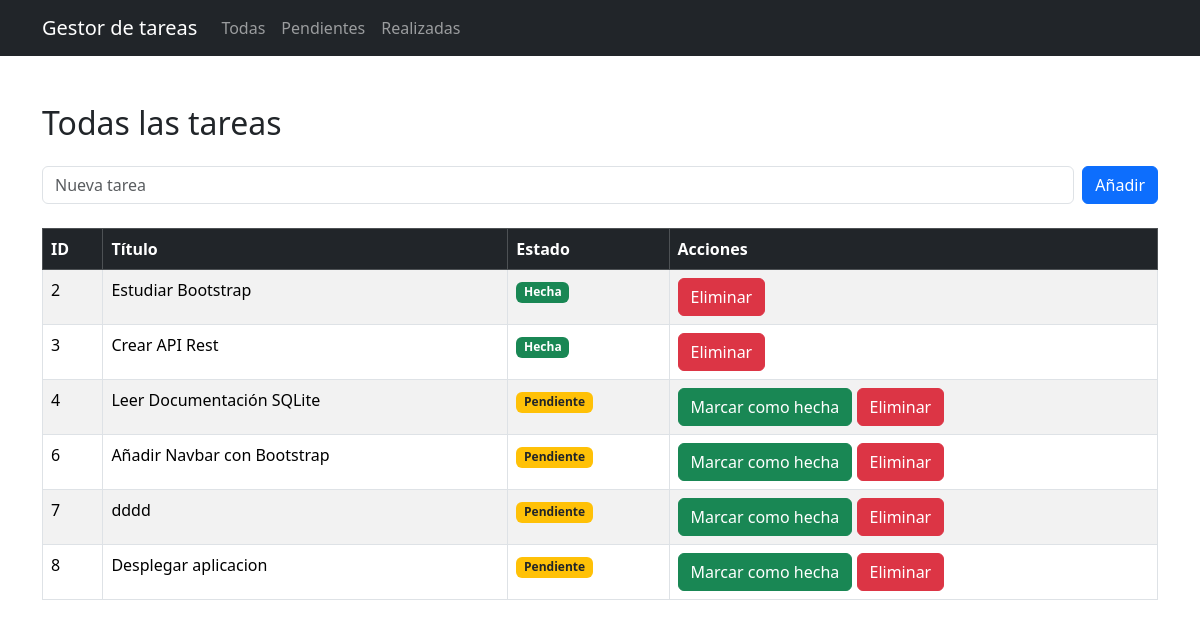
The page / on the database its author committed.
### tables this page shows
CREATE TABLE tarea (
    id INTEGER PRIMARY KEY AUTOINCREMENT,
    title TEXT NOT NULL,
    done BOOLEAN NOT NULL DEFAULT 0
);

### app.py (the view)
@app.route("/")
def index():
    conexion = obtener_conexion()
    tareas = conexion.execute("SELECT * FROM tarea").fetchall()
    conexion.close()
    return render_template("index.html",tareas=tareas,title="Todas las tareas")

### app.py (called while the page is built)
def obtener_conexion():
    conexion = sqlite3.connect("tareas.db")
    conexion.row_factory = sqlite3.Row
    return conexion

### templates/index.html (shortened to what this page needs)
<!DOCTYPE html>
<html lang="en">
<head>
    <link rel="stylesheet" href="{{ url_for('static',filename='css/bootstrap.min.css') }}">
</head>
<body>
    <nav class="navbar navbar-expand-md navbar-dark bg-dark">
        <div class="container">
            <a href="" class="navbar-brand">Gestor de tareas</a>
            <div class="collapse navbar-collapse">
                <ul class="navbar-nav ">
                    <li class="nav-item"><a href="/" class="nav-link">Todas</a></li>
                    <li class="nav-item"><a href="/pendientes" class="nav-link">Pendientes</a></li>
                    <li class="nav-item"><a href="/realizadas" class="nav-link">Realizadas</a></li>
                </ul>
            </div>
        </div>
    </nav>
    <div class="container py-5">
        <h2 class="mb-4">{{ title }}</h2>
        <form method="POST" action="/add" class="d-flex mb-4">
            <input name="title" type="text" class="form-control me-2" placeholder="Nueva tarea" required>
            <button class="btn btn-primary" type="submit">Añadir</button>
        </form>
        <table class="table table-striped table-bordered table-hover">
            <thead class="table-dark">
                <tr>
                    <th>ID</th>
                    <th>Título</th>
                    <th>Estado</th>
                    <th>Acciones</th>
                </tr>
            </thead>
            <tbody>
                {% for tarea in tareas %}
                <tr>
                    <td>{{ tarea.id }}</td>
                    <td>{{ tarea.title }}</td>
                    <td>
                        {% if tarea.done %}
                        <span class="badge bg-success">Hecha</span>
                        {% else %}
                        <span class="badge bg-warning text-dark">Pendiente</span>
                        {% endif %}
                    </td>
                    <td>
                        {% if not tarea.done %}
                        <a href="{{ url_for('marcar_hecha',tarea_id = tarea.id) }}" class="btn btn-success"> Marcar como hecha</a>
                        {% endif %}
                        <a href="{{ url_for('eliminar_tarea',tarea_id = tarea.id) }}" class="btn btn-danger"> Eliminar</a>
                    </td>
                </tr>
                {% endfor %}
            </tbody>
        </table>
    </div>
</body>
</html>

### rows shown on the page
tarea: id "2", title "Estudiar Bootstrap", done "Hecha"
tarea: id "3", title "Crear API Rest", done "Hecha"
tarea: id "4", title "Leer Documentación SQLite", done "Pendiente"
tarea: id "6", title "Añadir Navbar con Bootstrap", done "Pendiente"
tarea: id "7", title "dddd", done "Pendiente"
tarea: id "8", title "Desplegar aplicacion", done "Pendiente"

### other values the page prints
{{ title }} "Todas las tareas"
